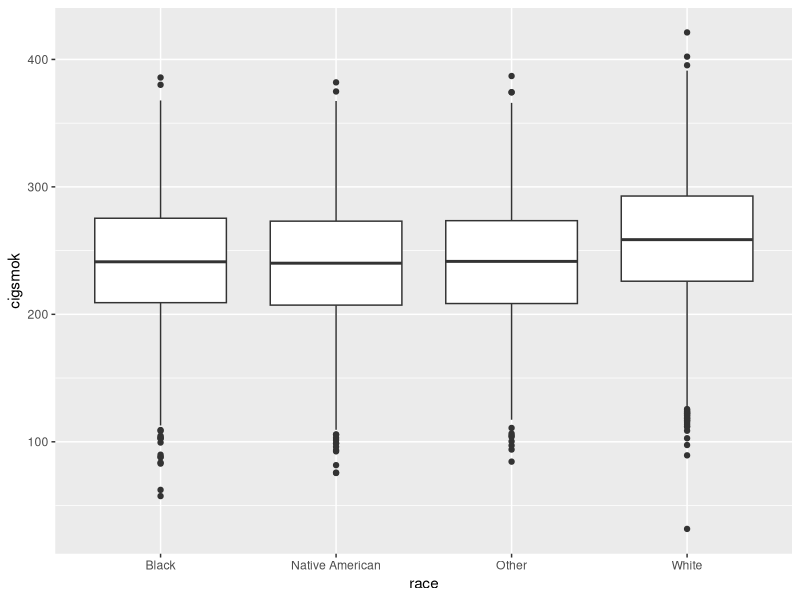
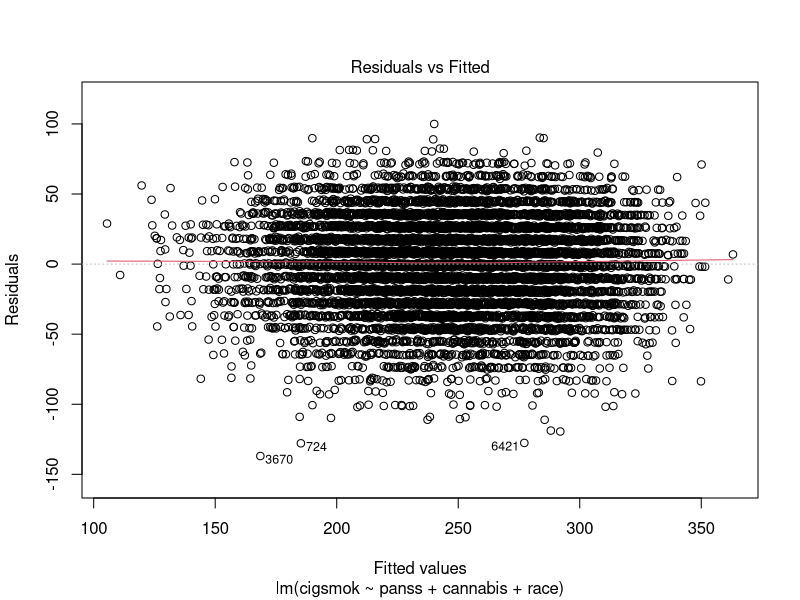

Source code (R) for these figures, in order:
## ---- chunk 1
knitr::opts_chunk$set(echo = TRUE)
## ---- chunk 2
generateDataset2 <- function(N){
  
  gender <- sample(c("M", "F"), N, replace = T, prob = c(.71, .29))
  race <- sample(c("White", "Black", "Native American", "Other"), N, replace = T, prob = c(.42, .41, .2, .15))
  age <- runif(N, (41-9), (42+9))
  income <- runif(N, (417-351), (417+351))
  panss <- runif(N, (32.4-7.1), (32.4+7.1))
  alcohol <- rpois(N, 14.0)
  cocaine <- rpois(N, 5.2)
  cannabis <- rpois(N, 8.4)
  sedatives <- rpois(N, 6.7)
  
  #Coefficients to generate smoking intensity outcome
  cigsmok <- 221 + 10^.8 * panss + ifelse(race == "White", 17, 0) - 9.1*(cocaine + cannabis + sedatives) 
  
  #Generate data frame 
  data.frame(gender, race, age, income, panss, alcohol, cocaine, cannabis, sedatives, cigsmok)
}

df2 <- generateDataset2(10000)
## ---- chunk 3
library(ggplot2)
p <- ggplot(data = df2, aes(x=race, y = cigsmok)) + geom_boxplot()
p
## ---- chunk 4
cor(df2$panss, df2$cigsmok)
## ---- chunk 5
cor(df2$cigsmok, df2$cocaine)
## ---- chunk 6
cor(df2$cigsmok, df2$cannabis)
## ---- chunk 7
cor(df2$cigsmok, df2$sedatives)
## ---- chunk 8
fit3 <- lm(cigsmok ~ panss + cannabis + race, data = df2)
summary(fit3)
## ---- chunk 9
plot(fit3,1)
